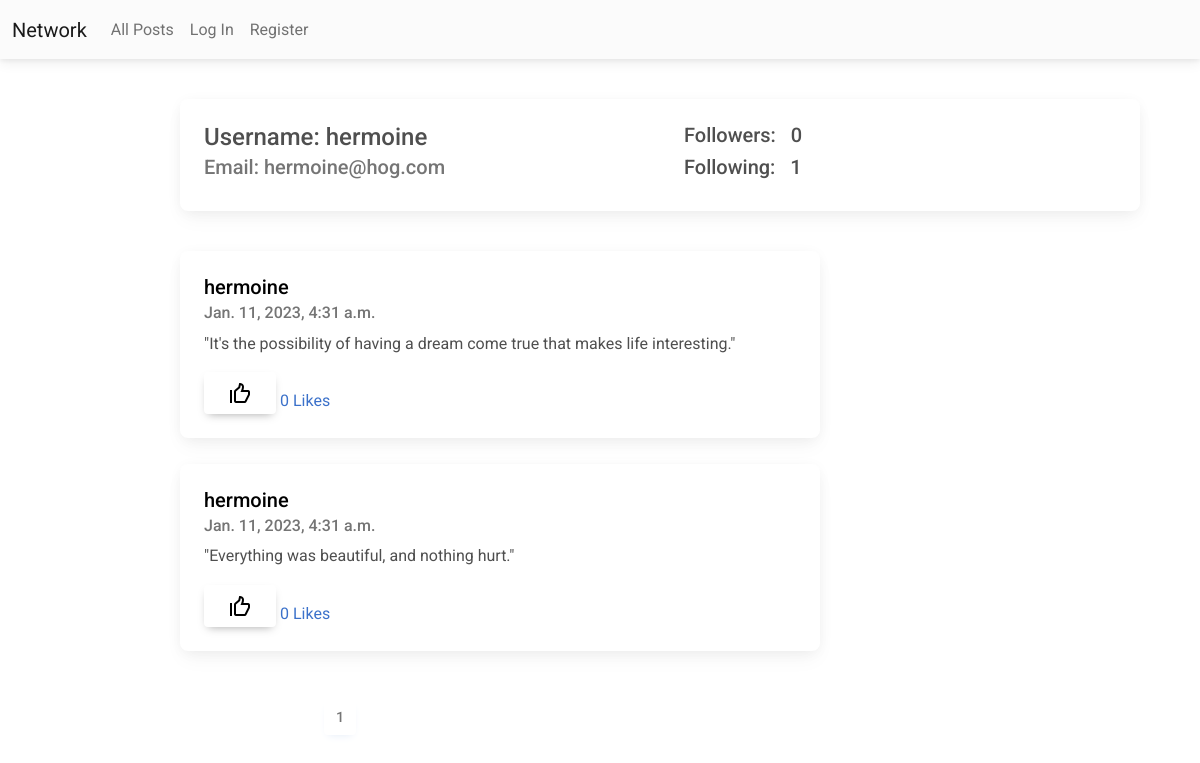
The app's page /profile/hermoine, older data.
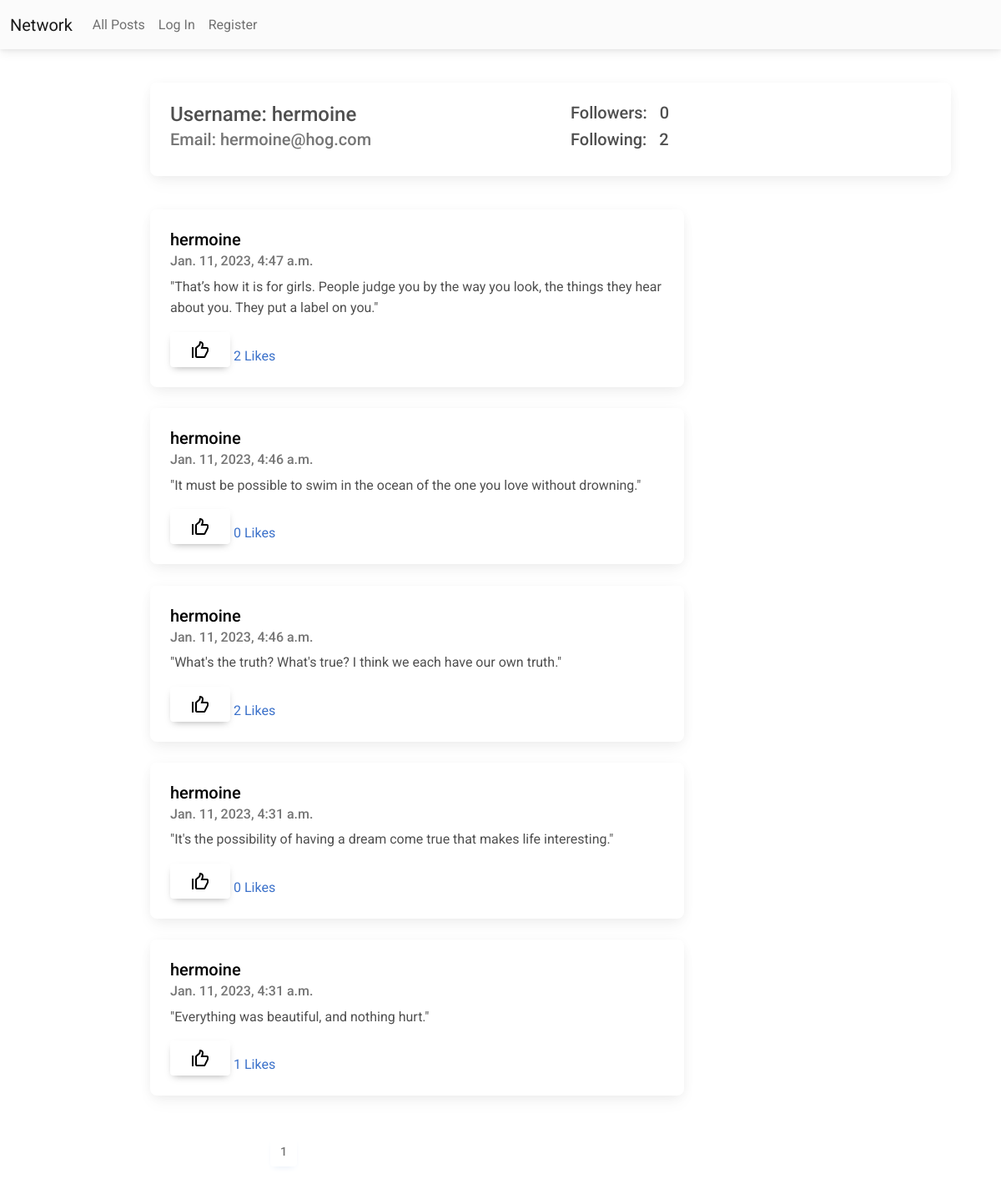
The same page, newer data.
### network/models.py (models this page shows, shortened)
class Post(models.Model):
    id = models.AutoField(primary_key=True)
    user = models.ForeignKey(User, on_delete=models.CASCADE, related_name="posts")
    content = models.TextField(blank=True)
    likes = models.ManyToManyField(User, blank=True, related_name="liked_posts")
    timestamp = models.DateTimeField(auto_now_add=True)

class User(AbstractUser):
    followers = models.ManyToManyField("User", blank=True, related_name="user_following")
    following = models.ManyToManyField("User", blank=True, related_name="user_followers")

### profilepage/views.py (the view)
# urls.py: path("<str:username>", views.profile, name="profile"),
def profile(request, username):
    profile = User.objects.get(username=username)
    followers = profile.followers.all()
    following = profile.following.all()
    posts = profile.posts.all().order_by('-timestamp')
    paginator = Paginator(posts, 10)
    page_number = request.GET.get('page')
    page_obj = paginator.get_page(page_number)
    total_pages = range(1, paginator.num_pages+1)
    if request.user in followers:
        is_follower = True
    else:
        is_follower = False
    context={'profile': profile, 'followers': followers, 'following': following, 'page_obj': page_obj, 'total_pages': total_pages, 'is_follower': is_follower}
    return render(request, "profilepage/profile.html", context=context)

### profilepage/templates/profilepage/profile.html (shortened to what this page needs)
{% extends "network/layout.html" %}
{% load static %}
{% block body %}
    <div class="userdetails">
        <div class="spacing">
            <div class="card mb-3" style="width: 60rem;">
                <div class="row g-0">
                    <div class="col-md-6">
                        <div class="card-body">
                            <h4 class="card-title">Username: {{ profile.username }}</h4>
                            <h5 class="card-subtitle mb-2 text-muted">Email: {{ profile.email }}</h5>
                        </div>
                    </div>
                    <div class="col-md-6">
                        <div class="card-body">
                            <h5 class="card-title">Followers: &nbsp; {{followers|length}}</h5>
                            <h5 class="card-title">Following: &nbsp; {{following|length}}</h5>
                        </div>
                    </div>
                </div>
            </div>
        </div>
    </div>
    <div class="userposts">
        <div class="spacing">
            {% for post in page_obj %}
                <div class="card">
                    <div class="card-body" id="post-{{post.pk}}">
                        <a class="post_user" href="{% url 'profile' post.user %}"><h5 class="card-title">{{post.user}}</h5></a>
                        <h6 class="card-subtitle mb-2 text-muted">{{ post.timestamp }}</h6>
                        <p id="content-{{post.pk}}"class="card-text">{{ post.content }}</p>
                        {% if user in post.likes.all %}
                            <input id="like-{{post.pk}}" type="image" data-postid={{post.pk}} data-status="liked" src="{% static 'network/img/liked.png' %}" class="like btn">
                        {% else %}
                            <input id="like-{{post.pk}}" type="image" data-postid={{post.pk}} data-status="unliked" src="{% static 'network/img/unliked.png' %}" class="like btn">
                        {% endif %}
                        <a href="#" id="nooflikes-{{post.pk}}" class="card-link">
                            {{ post.likes.all.count }} Likes &nbsp
                        </a>
                    </div>
                </div>
                <br>
            {% endfor %}
            <nav id="pagination">
                <ul class="pagination">
                    {% for page in total_pages %}
                        {% if page_obj.number == page %}
                            <li class="page-item active disabled"><a class="page-link" href="#">{{ page }}</a></li>
                        {% else %}
                            <li class="page-item"><a class="page-link" href="?page={{page}}">{{ page }}</a></li>
                        {% endif %}
                    {% endfor %}
                </ul>
            </nav>
        </div>
    </div>
{% endblock %}

Row changes from the older to the newer data that the page shows:
added Post: user "hermoine", timestamp "Jan. 11, 2023, 4:47 a.m.", content "\"That’s how it is for girls. People judge you by the way you look, the things they hear about you. They put a label on you.\"", likes.all.count "2"
added Post: user "hermoine", timestamp "Jan. 11, 2023, 4:46 a.m.", content "\"It must be possible to swim in the ocean of the one you love without drowning.\"", likes.all.count "0"
added Post: user "hermoine", timestamp "Jan. 11, 2023, 4:46 a.m.", content "\"What's the truth? What's true? I think we each have our own truth.\"", likes.all.count "2"
computed for Post "\"Everything was beautiful, and nothing hurt.\"": likes.all.count "0" → "1"
Text that changed along with them:
{{ following|length }}: "1" → "2"
